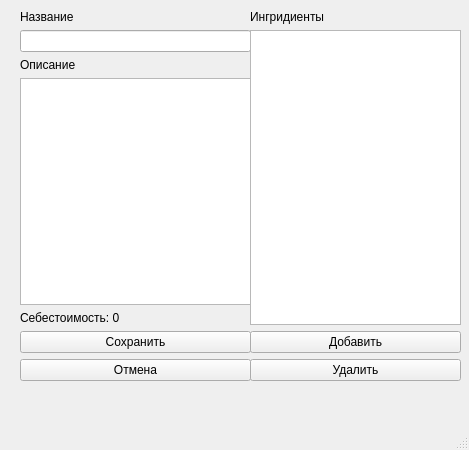
<?xml version="1.0" encoding="UTF-8"?>
<ui version="4.0">
 <class>Create_editDish</class>
 <widget class="QMainWindow" name="Create_editDish">
  <property name="geometry">
   <rect>
    <x>0</x>
    <y>0</y>
    <width>469</width>
    <height>450</height>
   </rect>
  </property>
  <property name="windowTitle">
   <string>Редактирование</string>
  </property>
  <widget class="QWidget" name="centralwidget">
   <widget class="QWidget" name="verticalLayoutWidget">
    <property name="geometry">
     <rect>
      <x>20</x>
      <y>10</y>
      <width>231</width>
      <height>371</height>
     </rect>
    </property>
    <layout class="QVBoxLayout" name="verticalLayout">
     <item>
      <widget class="QLabel" name="label">
       <property name="text">
        <string>Название</string>
       </property>
      </widget>
     </item>
     <item>
      <widget class="QLineEdit" name="nameField"/>
     </item>
     <item>
      <widget class="QLabel" name="label_2">
       <property name="text">
        <string>Описание</string>
       </property>
      </widget>
     </item>
     <item>
      <widget class="QTextEdit" name="aboutField"/>
     </item>
     <item>
      <widget class="QLabel" name="money_label">
       <property name="text">
        <string>Себестоимость: 0</string>
       </property>
      </widget>
     </item>
     <item>
      <widget class="QPushButton" name="save_button">
       <property name="text">
        <string>Сохранить</string>
       </property>
      </widget>
     </item>
     <item>
      <widget class="QPushButton" name="cancel_button">
       <property name="text">
        <string>Отмена</string>
       </property>
      </widget>
     </item>
    </layout>
   </widget>
   <widget class="QWidget" name="verticalLayoutWidget_2">
    <property name="geometry">
     <rect>
      <x>250</x>
      <y>10</y>
      <width>211</width>
      <height>371</height>
     </rect>
    </property>
    <layout class="QVBoxLayout" name="verticalLayout_2">
     <item>
      <widget class="QLabel" name="label_3">
       <property name="text">
        <string>Ингридиенты</string>
       </property>
      </widget>
     </item>
     <item>
      <widget class="QListWidget" name="ingridients_list"/>
     </item>
     <item>
      <widget class="QPushButton" name="add_button">
       <property name="text">
        <string>Добавить</string>
       </property>
      </widget>
     </item>
     <item>
      <widget class="QPushButton" name="delete_button">
       <property name="text">
        <string>Удалить</string>
       </property>
      </widget>
     </item>
    </layout>
   </widget>
  </widget>
  <widget class="QMenuBar" name="menubar">
   <property name="geometry">
    <rect>
     <x>0</x>
     <y>0</y>
     <width>469</width>
     <height>22</height>
    </rect>
   </property>
  </widget>
  <widget class="QStatusBar" name="statusbar"/>
 </widget>
 <resources/>
 <connections/>
</ui>
